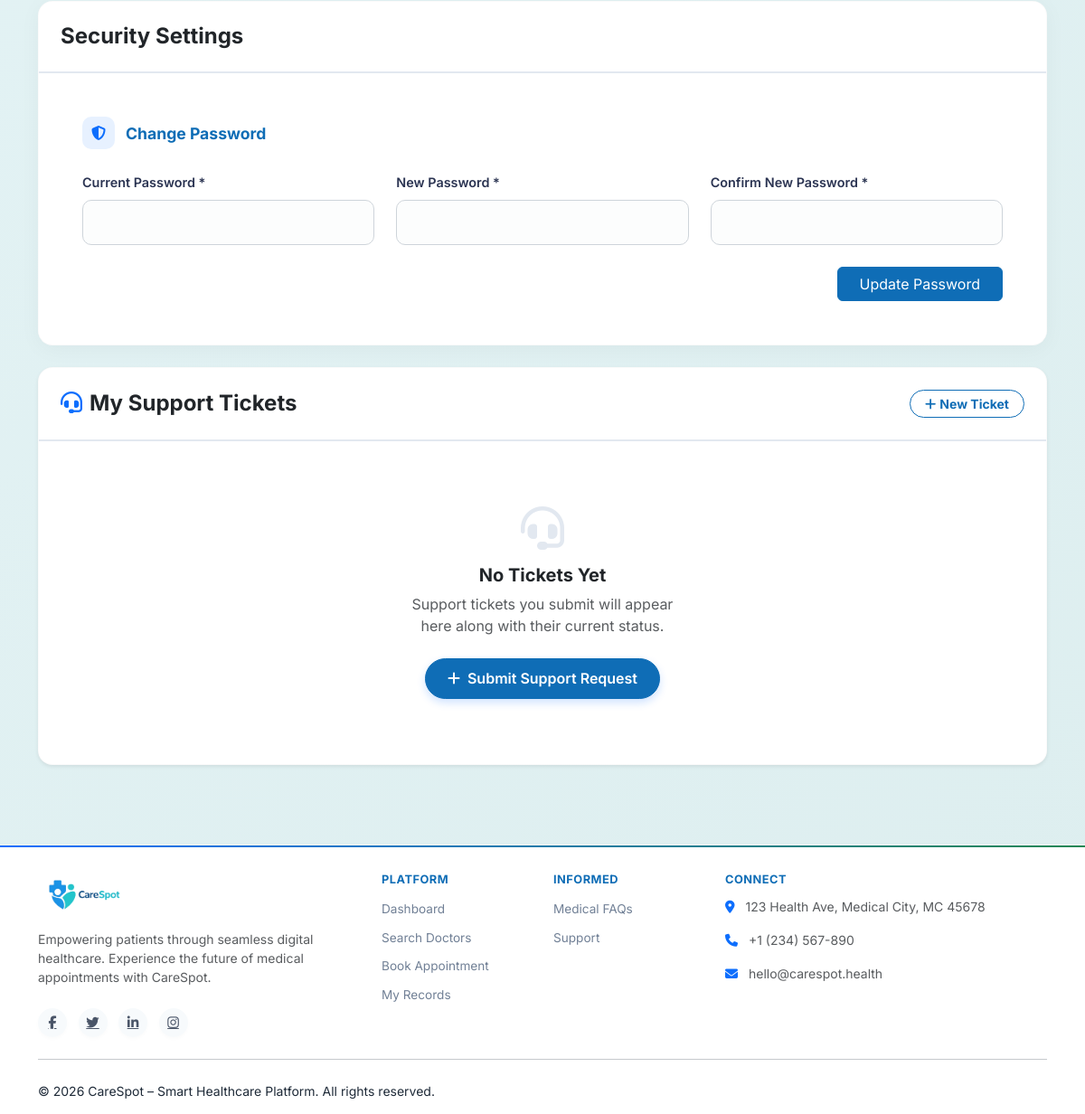
/patientProfileUpdate/ (signed in, lower part), run on an earlier commit of the app's database.
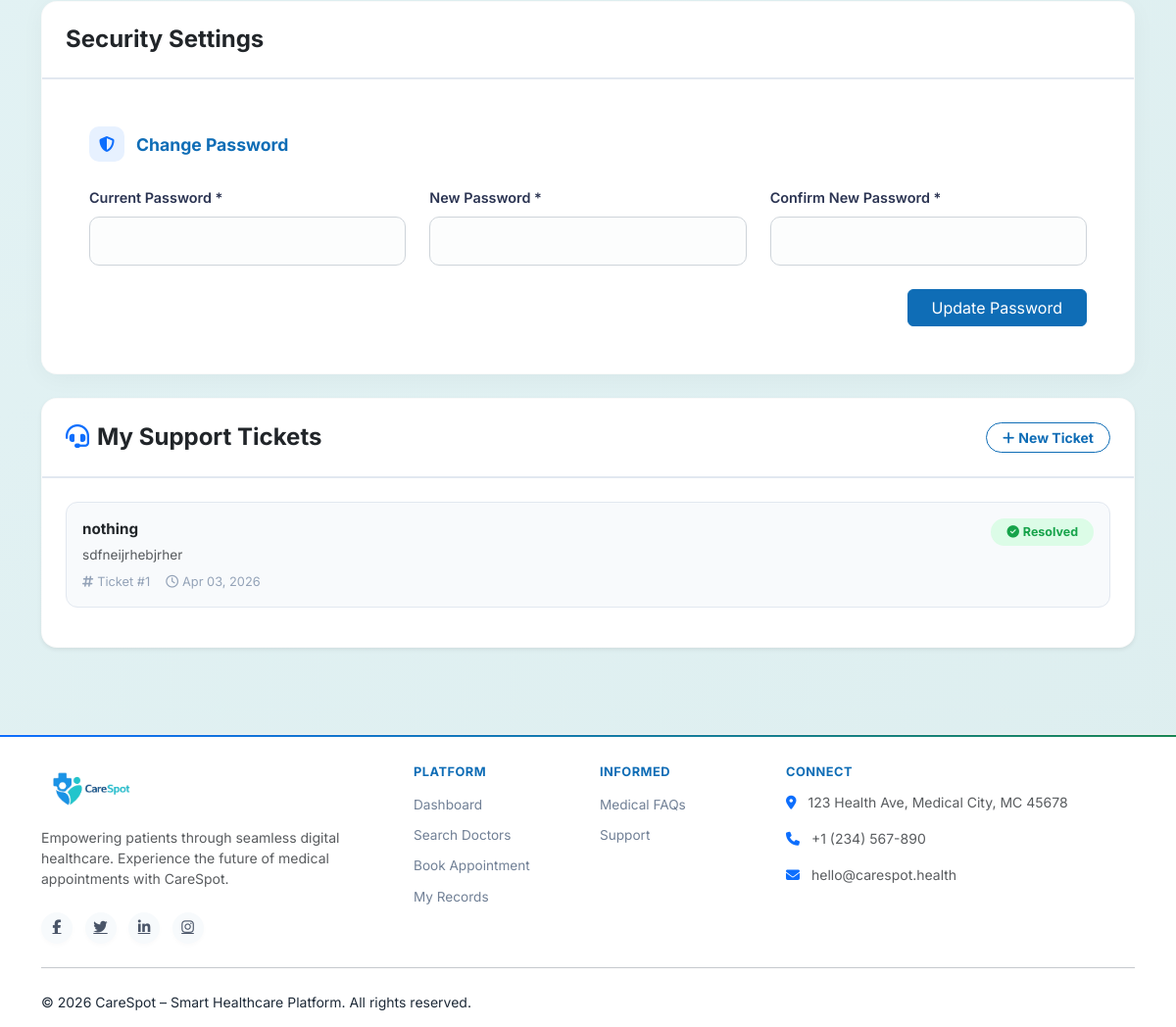
And on a later commit of the database.
### user/models.py (models this page shows, shortened)
class tblSupportTicket(models.Model):
    STATUS_CHOICES = [
        ('open', 'Open'),
        ('in_progress', 'In Progress'),
        ('resolved', 'Resolved'),
        ('closed', 'Closed'),
    ]
    ticketID = models.AutoField(primary_key=True)
    userID = models.ForeignKey(tblUser, on_delete=models.SET_NULL, null=True, blank=True)
    name = models.TextField(max_length=100)
    email = models.TextField(max_length=100)
    subject = models.TextField(max_length=150)
    message = models.TextField(max_length=1000)
    status = models.CharField(max_length=20, choices=STATUS_CHOICES, default='open')
    createdDT = models.DateTimeField(auto_now_add=True)

### user/views.py (the view, shortened to what this page needs)
# urls.py: path('patientProfileUpdate/',views.patientProfileUpdate,name='patientProfileUpdate'),
def patientProfileUpdate(request):
    if 'user_id' not in request.session:
        return redirect('Login')
    user_id=request.session['user_id']
    c=tblClient.objects.filter(userID=user_id).first()
    cities=tblCity.objects.all()
    states=tblState.objects.all()
    city_id = request.GET.get('city')
    user_id = request.session.get('user_id') or request.session.get('userID')
    user_obj = tblUser.objects.filter(userID=user_id).first() if user_id else None
    my_tickets = tblSupportTicket.objects.filter(userID=user_obj).order_by('-createdDT') if user_obj else []
    data={
        "user":tblUser.objects.filter(userID=user_id).first(),
        "client":c,
        "cities":cities,
        "states":states,
        "my_tickets": my_tickets
    }
    return render(request, 'patient_update_profile.html',data)

### user/templates/patient_update_profile.html (shortened to what the changed rows need)
{% extends 'patient_base.html' %}
{% block content %}
    <div class="container-fluid">
        <div class="row g-4">
            <div class="col-lg-12">
                <div class="premium-card mb-5 shadow-sm">
                    <div class="p-4">
                        {% for ticket in my_tickets %}
                        <div class="d-flex justify-content-between align-items-start flex-wrap gap-3 p-3 mb-3 hover-lift" style="background:#f8fafc; border-radius:12px; border:1px solid #e2e8f0;">
                            <div style="flex:1; min-width:200px;">
                                <div class="fw-bold text-dark" style="font-size:0.95rem;">{{ ticket.subject }}</div>
                                <div class="text-muted mt-1" style="font-size:0.85rem;">{{ ticket.message|truncatechars:120 }}</div>
                                <div class="mt-2 d-flex align-items-center gap-3 flex-wrap" style="font-size:0.8rem; color:#94a3b8;">
                                    <span><i class="fa-solid fa-hashtag me-1"></i>Ticket #{{ ticket.ticketID }}</span>
                                    <span><i class="fa-regular fa-clock me-1"></i>{{ ticket.createdDT|date:"M d, Y" }}</span>
                                </div>
                            </div>
                            <div>
                                {% if ticket.status == 'open' %}
                                    <span class="badge rounded-pill px-3 py-2" style="background:#fee2e2; color:#dc2626; font-weight:700; font-size:0.78rem;"><i class="fa-solid fa-circle-dot me-1"></i>Open</span>
                                {% elif ticket.status == 'in_progress' %}
                                    <span class="badge rounded-pill px-3 py-2" style="background:#fef3c7; color:#d97706; font-weight:700; font-size:0.78rem;"><i class="fa-solid fa-rotate fa-spin me-1"></i>In Progress</span>
                                {% elif ticket.status == 'resolved' %}
                                    <span class="badge rounded-pill px-3 py-2" style="background:#dcfce7; color:#16a34a; font-weight:700; font-size:0.78rem;"><i class="fa-solid fa-circle-check me-1"></i>Resolved</span>
                                {% elif ticket.status == 'closed' %}
                                    <span class="badge rounded-pill px-3 py-2" style="background:#f1f5f9; color:#475569; font-weight:700; font-size:0.78rem;"><i class="fa-solid fa-ban me-1"></i>Closed</span>
                                {% endif %}
                            </div>
                        </div>
                        {% empty %}
                        <div class="text-center py-5">
                            <div class="mb-3">
                                <i class="fa-solid fa-headset fa-3x" style="color:#e2e8f0;"></i>
                            </div>
                            <h5 class="fw-bold text-dark">No Tickets Yet</h5>
                            <p class="text-muted mx-auto mb-4" style="max-width: 320px;">Support tickets you submit will appear here along with their current status.</p>
                            <a href="{% url 'supportPage' %}" class="btn btn-primary rounded-pill px-4">
                                <i class="fa-solid fa-plus me-2"></i>Submit Support Request
                            </a>
                        </div>
                        {% endfor %}
                    </div>
                </div>
            </div>
        </div>
    </div>
{% endblock %}

What changed in the data, as far as the page shows it:
added tblSupportTicket: subject "nothing", message "sdfneijrhebjrher", ticketID "1", createdDT "Apr 03, 2026", status "resolved" (drawn)
Also different on the page:
text no longer shown: "No Tickets Yet Support tickets you submit will appear here along with their current status. Submit Support Request"
